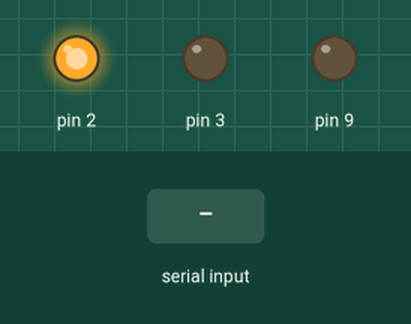
The sketch below on a simulated Arduino Uno, built with avr-gcc and run on an emulated ATmega328P. On the bench: output pins drawn as LEDs (lit = HIGH). The inputs (shaded band) are chosen by the test bench. What the sketch prints to the serial monitor is not drawn.

Above: at 1.2 s.
1.3 s: "90,45\n" received over Serial
At 2.4 s:
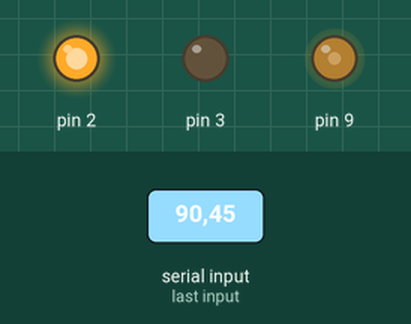
2.8 s: "30,150\n" received over Serial
At 4.0 s:
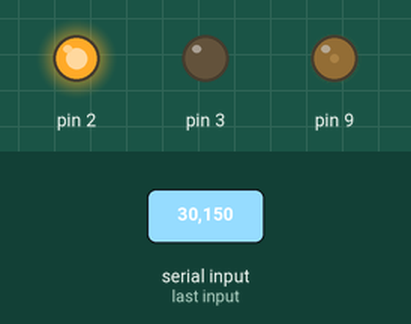
4.3 s: "200\n" received over Serial
At 5.2 s:
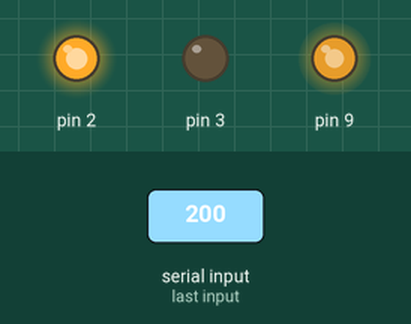
5.8 s: "90\n" received over Serial
At 6.1 s:
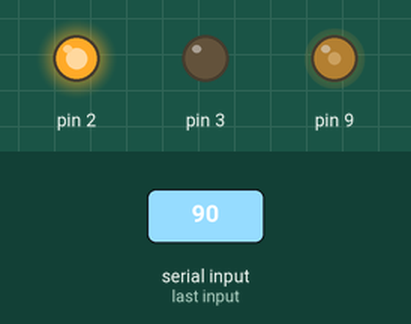
Timing chart, 0 to 8.3 s (numbered marks = the images above; inputs shaded):
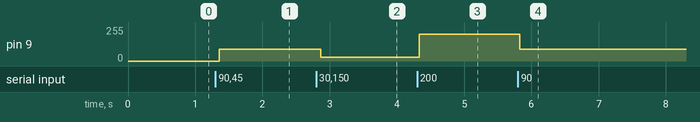

Measured:
- after the input at 1.3 s, pin 9: 0/255 → 90/255 after 0.05 s
- after the input at 2.8 s, pin 9: 90/255 → 30/255 after 0.07 s
- after the input at 4.3 s, pin 9: 30/255 → 200/255 at once
- after the input at 5.8 s, pin 9: 200/255 → 90/255 at once

The sketch:

sketch_nov1a.ino
```cpp
int speed = 0;
unsigned long time_ant = 0;
unsigned long newtime;
const int Period = 10000;
char msgEnd = '\n';
bool newMsg = false;
String instruccion;

void setup() {
  // put your setup code here, to run once:
  pinMode(2, OUTPUT);
  pinMode(3, OUTPUT);
  pinMode(9, OUTPUT);
  Serial.begin(9600);
  digitalWrite(2,HIGH);
  digitalWrite(3,LOW);
}

void loop() {
  if ((micros() - time_ant) >= Period) {
    newtime = micros();

    if (Serial.available() > 0) {
      instruccion = readBuff(); // Read the incoming message

      speed = instruccion.toInt();
      Serial.print(speed);

      if (speed > 0) {
        // Spin counterclockwise
        digitalWrite(2, HIGH);
        digitalWrite(3, LOW);
        analogWrite(9, abs(speed)); // Use abs(speed) to make sure it's positive
      } else if (speed < 0) {
        // Spin clockwise
        digitalWrite(2, LOW);
        digitalWrite(3, HIGH);
        analogWrite(9, abs(speed)); // Use abs(speed) to make sure it's positive
      } else {
        // Stop the motor
        digitalWrite(9, LOW);
        digitalWrite(8, LOW);
        analogWrite(9, 0);
      }
    }

    time_ant = newtime;
  }
}


String readBuff() {
  String buffArray;
  //int i = 0;

  while (Serial.available() > 0) { //Entro a este while mientras exista algo en el puerto serial
    char buff = Serial.read(); //Leo el byte entrante
    if (buff == msgEnd) {
      newMsg = true;
      break; //Si el byte entrante coincide con mi delimitador, me salgo del while
    } else {
      buffArray += buff; //Si no, agrego el byte a mi string para construir el mensaje
      //i += 1;
    }
    delay(10);
  }

  return buffArray;  //Retorno el mensaje
}
```
